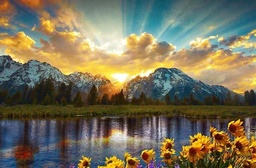
#> input picture Unit 8/KMeans/original_image.jpg, 256 x 168 px, shrunk from 741 x 486 before the run
$ python image_vec.py original_image.jpg 3
#> lines starting #> are read from the running program, lines starting #| are printed output that depends on the picture
import sys
import urllib.request
import io
from PIL import Image
import random
# [12 lines of commented-out code are left out]
URL = sys.argv[1]
f = io.BytesIO(urllib.request.urlopen(URL).read())
img = Image.open(f)
#> img is the input picture: PIL image 256x168 RGB; mean R, G, B 119.7, 113, 89.6
dims = img.size
#> dims = (256, 168)
pix = img.load()
orig_pix_vals = []

for x in range(0, dims[0]):
    for y in range(0, dims[1]):
        pix_vals = pix[x,y]
        orig_pix_vals.append(pix_vals)
#> after the loop, orig_pix_vals = 43008 items

# [31 lines of commented-out code are left out]

k = int(sys.argv[2])
dict_colors = dict()
rand_pts = []
orig_rgb = []

for i in range(k):
    rand_x, rand_y = random.randint(0, dims[0]), random.randint(0, dims[1])
    rgb_vals = pix[rand_x,rand_y]
    if(rgb_vals not in orig_rgb):
        rand_pts.append((rand_x, rand_y))
        orig_rgb.append(rgb_vals)
#> this loop made 3 passes
#> rgb_vals on passes 1 to 3: (67, 60, 14), (87, 96, 101), (36, 33, 24)
#> after the loop, orig_rgb = [(67, 60, 14), (87, 96, 101), (36, 33, 24)]; rand_pts = [(197, 107), (20, 66), (248, 103)]

def find_rgb_dict(sets):
    rgb_dict = dict()
    for i in range(k):
        rgb_dict[i] = list()
    for s in orig_pix_vals:
        sq_errors = []
        for o_s in orig_rgb:
            sq_er = (s[0] - o_s[0]) ** 2 + (s[1] - o_s[1]) ** 2 + (s[2] - o_s[2]) ** 2
            sq_errors.append(sq_er)

        min_loc = 0
        min_err = max(sq_errors)
        for ct, sq in enumerate(sq_errors):
            if(sq < min_err):
                min_loc = ct
                min_err = sq
        rgb_dict[min_loc].append(s)

    return rgb_dict

def get_results(prev_dict, rgb_dict, prevError):
    list_diff = []
    for i in range(k):
        val_prev, val_curr = len(prev_dict[i]), len(rgb_dict[i])
        val_diff = val_curr - val_prev
        list_diff.append(val_diff)
    sq_err = 0
    for val in list_diff:
        sq_err += (val ** 2)
    num_0 = list_diff.count(0)
    err_ratio = sq_err / prevError
    if(num_0 == k or (err_ratio >= 0.97 and err_ratio <= 1.03)):
        return (True, sq_err)
    else:
        return (False, sq_err)

to_cont = False
prevError = float('inf')
while(to_cont == False):
    rgb_dict = find_rgb_dict(orig_rgb)
    for l in rgb_dict:
        list_check = rgb_dict[l]
        list_means = list()

        for i in range(3):
            list_i = [x[i] for x in list_check]
            list_means.append(sum(list_i) / len(list_i))

        tuple_means = tuple(list_means)
        orig_rgb[l] = tuple_means

    prev_dict = rgb_dict
    rgb_dict = find_rgb_dict(orig_rgb)
    to_cont, prevError = get_results(prev_dict, rgb_dict, prevError)
#> this loop made 24 passes
#> (err_ratio in get_results, to_cont, prevError) on passes 2 to 13: (0.484, False, 27078686), (0.504, False, 13655832), (0.395, False, 5391896), (0.259, False, 1394846), (0.344, False, 480186), (0.437, False, 210062), (0.425, False, 89294), (0.531, False, 47414), (0.432, False, 20498), (0.462, False, 9464), (0.327, False, 3096), (0.547, False, 1694)
#> (to_cont, prevError) on pass 1: (False, 55934222)
#> after the loop, orig_rgb = [(97.12, 111.1, 112.3), (207, 181.3, 121.8), (62.1, 51.63, 36.21)]

def return_lowest_error(x, y):
    sq_errors = []
    s = pix[x,y]

    for o_s in orig_rgb:
        sq_er = (s[0] - o_s[0]) ** 2 + (s[1] - o_s[1]) ** 2 + (s[2] - o_s[2]) ** 2
        sq_errors.append(sq_er)

    min_loc = 0
    min_err = max(sq_errors)
    for ct, sq in enumerate(sq_errors):
        if(sq < min_err):
            min_loc = ct
            min_err = sq

    return min_loc

for x in range(0, dims[0]):
    for y in range(0, dims[1]):
        num_loc = return_lowest_error(x, y)
        mean_to_use = orig_rgb[num_loc]
        pix[x,y] = (round(mean_to_use[0]), round(mean_to_use[1]), round(mean_to_use[2]))
#> this loop made 256 passes

final_img = img.save("kmeansout.png")
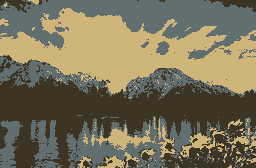
#> saved as kmeansout.png: PIL image 256x168 RGB; mean R, G, B 119.7, 113, 89.5
